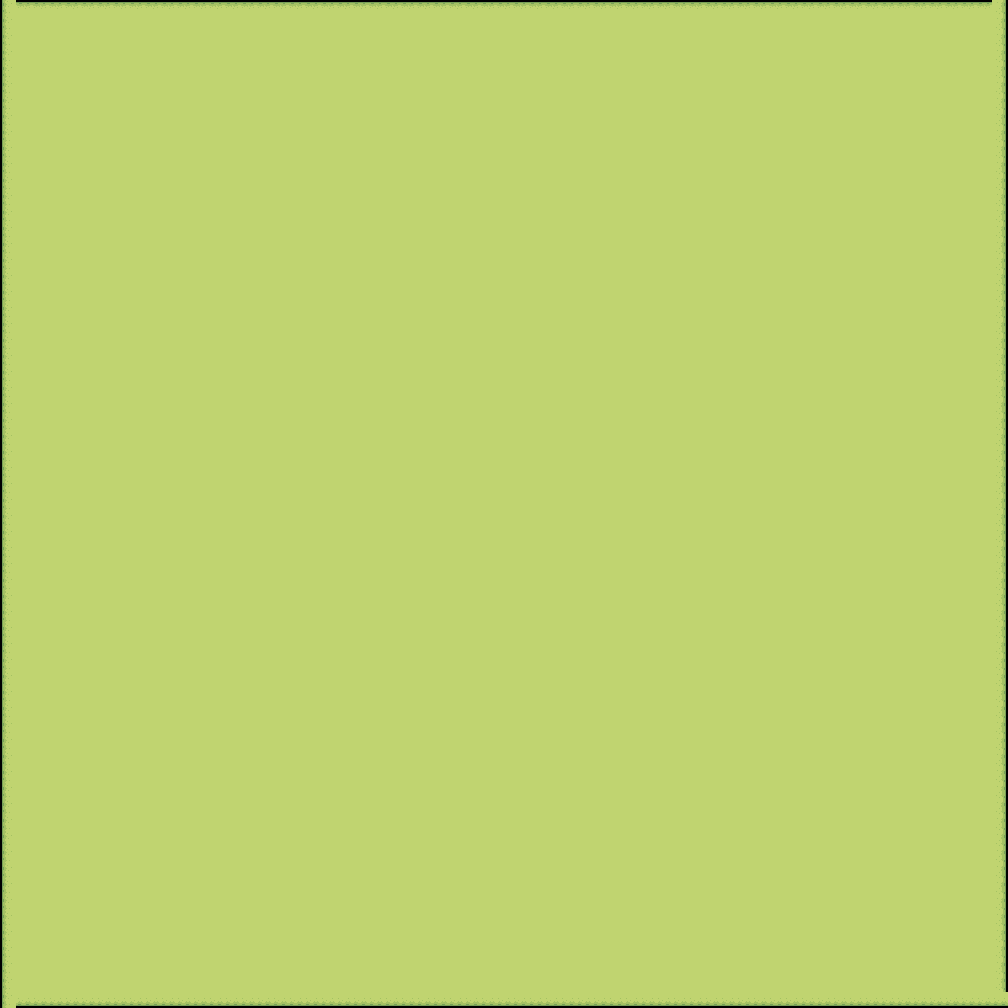

This is a level from a 2D game, rendered from its Tiled map with the project's own tilesets. A one-line summary and the map file follow, with tile-layer data summarised:
An orthogonal 63x63 tile map with 16x16 px tiles, 1 tile layer (Tile Layer 1).

<map version="1.10" tiledversion="1.11.0" orientation="orthogonal" renderorder="right-down" width="63" height="63" tilewidth="16" tileheight="16" infinite="0" nextlayerid="2" nextobjectid="1">
 <tileset firstgid="1" source="Grass.tsx" />
 <layer id="1" name="Tile Layer 1" width="63" height="63">
  <data>[3969 cells, 3969 non-empty, 5 distinct tile ids]</data>
 </layer>
</map>
